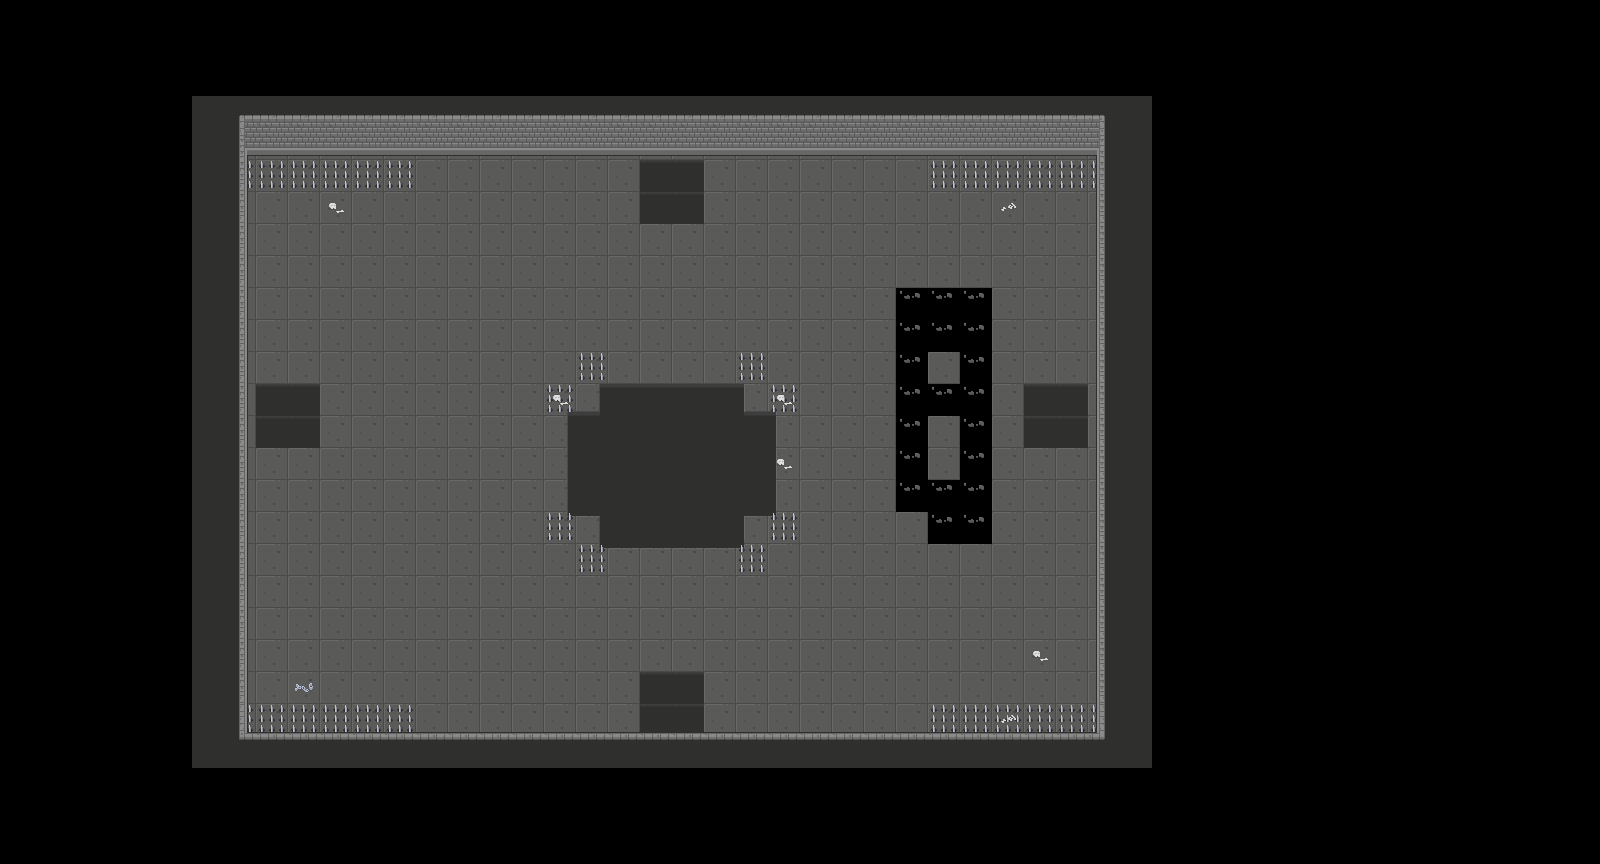

A level layout from a 2D game, rendered from its tile map. Below: a short description, then the map file with tile-grid data replaced by summaries:
An orthogonal 50x27 tile map with 32x32 px tiles, 4 tile layers (Слой тайлов 2, Слой тайлов 3, Слой тайлов 4, Слой тайлов 1) and 15 objects (6x solid, 4x spike, 4x hod, player).

<map version="1.0.0" orientation="orthogonal" renderorder="right-down" width="50" height="27" tilewidth="32" tileheight="32" nextobjectid="22">
 <tileset firstgid="1" name="Dungeon_Tileset" tilewidth="32" tileheight="32" tilecount="320" columns="16">
  <image source="images/Dungeon_Tileset.png" width="512" height="640" />
 </tileset>
 <layer name="Слой тайлов 2" width="50" height="27">
  <data>[1350 cells, 537 non-empty, 23 distinct tile ids]</data>
 </layer>
 <layer name="Слой тайлов 3" width="50" height="27">
  <data>[1350 cells, 39 non-empty, 5 distinct tile ids]</data>
 </layer>
 <layer name="Слой тайлов 4" width="50" height="27">
  <data>[1350 cells, 2 non-empty, 2 distinct tile ids]</data>
 </layer>
 <layer name="Слой тайлов 1" width="50" height="27">
  <data>[1350 cells, 189 non-empty, 16 distinct tile ids]</data>
 </layer>
 <objectgroup name="Слой объектов 1" offsetx="32" offsety="32">
  <object id="4" name="player" x="796" y="421" width="32" height="32" />
  <object id="5" name="solid" x="161" y="64" width="52" height="669" />
  <object id="7" name="solid" x="1069" y="66.5" width="52" height="669" />
  <object id="8" name="solid" x="215" y="64.5" width="852" height="57" />
  <object id="9" name="solid" x="216" y="718.5" width="852" height="14" />
  <object id="10" name="solid" x="536" y="383.5" width="205" height="96" />
  <object id="11" name="solid" x="571.5" y="351" width="140" height="166" />
  <object id="12" name="spike" x="214" y="670" width="168" height="32" />
  <object id="14" name="spike" x="899" y="670" width="168" height="32" />
  <object id="15" name="spike" x="898" y="125" width="168" height="32" />
  <object id="16" name="spike" x="214" y="124" width="168" height="32" />
  <object id="17" name="hod" x="224" y="385" width="67" height="64" />
  <object id="19" name="hod" x="604.5" y="125" width="67" height="64" />
  <object id="20" name="hod" x="990.5" y="349" width="67" height="64" />
  <object id="21" name="hod" x="608.5" y="637" width="67" height="64" />
 </objectgroup>
</map>
